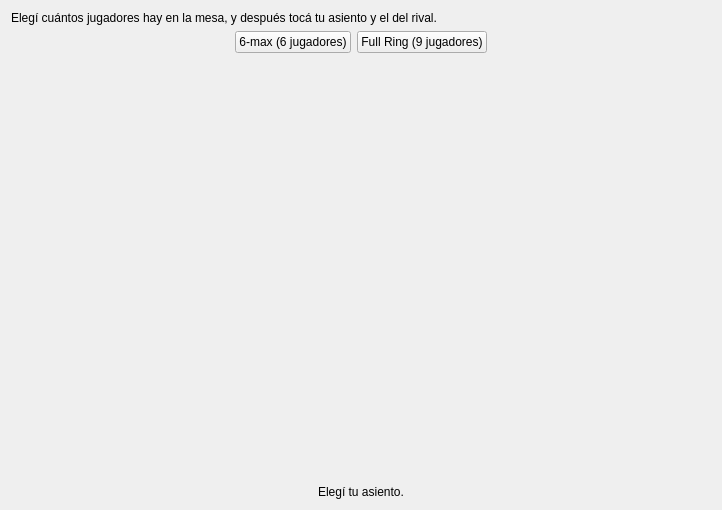
       <widget class="QWidget" name="quickStepSituation">
        <layout class="QVBoxLayout" name="quickStepSituationLayout">
         <item>
          <widget class="QLabel" name="situationIntroLabel">
           <property name="wordWrap">
            <bool>true</bool>
           </property>
           <property name="text">
            <string>Elegí cuántos jugadores hay en la mesa, y después tocá tu asiento y el del rival.</string>
           </property>
          </widget>
         </item>
         <item>
          <layout class="QHBoxLayout" name="tableSizeChoiceLayout">
           <item>
            <spacer name="tableSizeLeftSpacer">
             <property name="orientation">
              <enum>Qt::Horizontal</enum>
             </property>
             <property name="sizeHint" stdset="0">
              <size>
               <width>40</width>
               <height>20</height>
              </size>
             </property>
            </spacer>
           </item>
           <item>
            <widget class="QPushButton" name="tableSize6Button">
             <property name="text">
              <string>6-max (6 jugadores)</string>
             </property>
            </widget>
           </item>
           <item>
            <widget class="QPushButton" name="tableSize9Button">
             <property name="text">
              <string>Full Ring (9 jugadores)</string>
             </property>
            </widget>
           </item>
           <item>
            <spacer name="tableSizeRightSpacer">
             <property name="orientation">
              <enum>Qt::Horizontal</enum>
             </property>
             <property name="sizeHint" stdset="0">
              <size>
               <width>40</width>
               <height>20</height>
              </size>
             </property>
            </spacer>
           </item>
          </layout>
         </item>
         <item>
          <layout class="QHBoxLayout" name="seatTableCenterLayout">
           <item>
            <spacer name="seatTableLeftSpacer">
             <property name="orientation">
              <enum>Qt::Horizontal</enum>
             </property>
             <property name="sizeHint" stdset="0">
              <size>
               <width>40</width>
               <height>20</height>
              </size>
             </property>
            </spacer>
           </item>
           <item>
            <widget class="QWidget" name="seatTableContainer" native="true">
             <property name="minimumSize">
              <size>
               <width>620</width>
               <height>420</height>
              </size>
             </property>
             <property name="maximumSize">
              <size>
               <width>620</width>
               <height>420</height>
              </size>
             </property>
             <widget class="QWidget" name="seatFelt" native="true">
              <property name="geometry">
               <rect>
                <x>80</x>
                <y>90</y>
                <width>460</width>
                <height>260</height>
               </rect>
              </property>
             </widget>
            </widget>
           </item>
           <item>
            <spacer name="seatTableRightSpacer">
             <property name="orientation">
              <enum>Qt::Horizontal</enum>
             </property>
             <property name="sizeHint" stdset="0">
              <size>
               <width>40</width>
               <height>20</height>
              </size>
             </property>
            </spacer>
           </item>
          </layout>
         </item>
         <item>
          <widget class="QLabel" name="seatSelectionStatusLabel">
           <property name="alignment">
            <set>Qt::AlignHCenter</set>
           </property>
           <property name="text">
            <string>Elegí tu asiento.</string>
           </property>
          </widget>
         </item>
        </layout>
       </widget>
